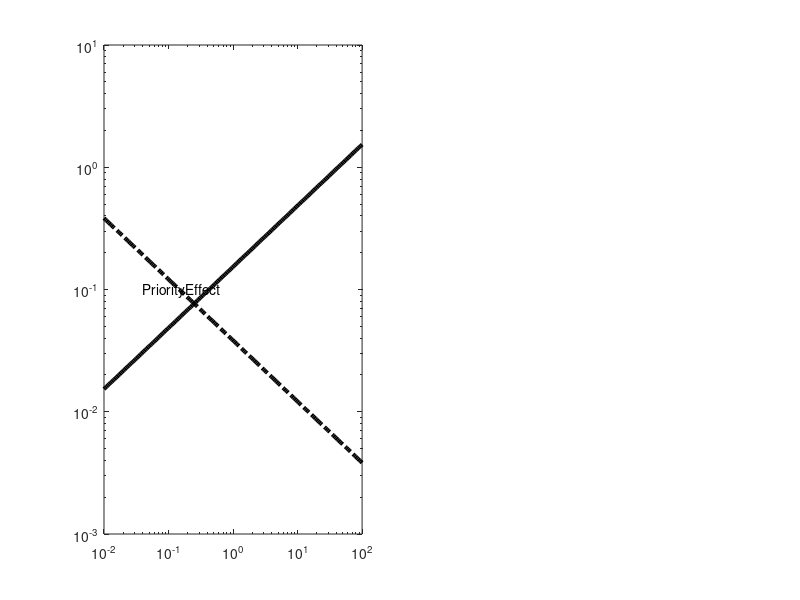

The MATLAB source for this figure: (Note: this script raises an error after producing the figure.)
% This script generates figure 4 of the main text
% The script requires the following functions
%   "viridis.m" <- a color palette function
%   "Litter_Resources_ODE.m" <- function specifying the ODE for the ode solver 

clear
clc

%% Environment Parameters
S = 5;
c = 2;
r = 1;

tsteps = 1000;

%% Species response parameters
Lstar = [0.5,2];
Rstar = [0.5,2];

%% Species effect Parameters
m = 1*[0.1,0.1];
meanv = log(1);
to_value = 2; % Specify the tradeoff value for fig 4b. 
              % This tradeoff value is the ratio of v values, v1/v2. When
              % to_value = 1, there is no tradeoff. Since we assume that
              % L*2 > L*1, species 2 is the better litter competitor and so
              % v1/v2 > 1 implies species 1 effects litter at lot, thereby
              % limiting its own growth rate. This is a stable coexistence
              % configuration. Setting v1/v2 < 1 is more likely to yield
              % priority effects.
a = [3, 3];

%% Solving for extra parameters
w = m./(a.*Rstar);
beta = (S./Rstar - 1)./Lstar;

%% Find the analytical Equilbiria
Req = (beta(2) - beta(1))/(beta(2)/Rstar(1) - beta(1)/Rstar(2));

Leq = (Rstar(2) - Rstar(1))/(beta(1)*Rstar(1) - beta(2)*Rstar(2));

%% Now we plot the size of the coexistence region and the environment vector
% Start off by creating figure 4a of the main text.

% Tradeoffs in vm
to = 10.^(linspace(-2,2,200)); 
% This creates a vector of evenly spaced tradeoff values on the log scale,
% which is appropriate for a ratio.

% Here we just calculate the middle term of the coexistence condition and
% call it the environment vector
env_vec = Leq/(S/Req - 1);

% Specify the values of v for each species given each tradeoff value
% specified above and determine the correspond effect vector for each
% species.
for i = 1:length(to)
    v = exp(meanv + log(to(i))/2*[1,-1]);
    B_vec(i,:) = v.*m.*(1 + beta*Leq)./a;
end

% Plot the effect vectors
figure(1)
subplot(1,2,1)
loglog(to, B_vec(:,1), 'Color', 'black', 'LineWidth', 3)
hold on
loglog(to, B_vec(:,2), '-.', 'Color', 'black', 'LineWidth', 3)
hold off

% Add in labels for the effect vectors and parameter space outcomes
xloc = [0.15, 0.5, 0.5, 0.8];
yloc = [0.5, 0.2, 0.8, 0.5];
txt_String = {['PriorityEffect'], '{\itB}_1 Excludes {\itB}_2',...
    '{\itB}_2 Excludes {\itB}_1',   ['StableCoexistence']};
for i = 1:length(xloc)
    tx = text(xloc(i), yloc(i), txt_String(i), 'Units', 'Normalized');
    tx.FontSize = 20;       tx.FontName = 'Helvetica';
    tx.HorizontalAlignment = 'center';
end

pos_indx = 175;
txB2 = text(to(pos_indx), B_vec(pos_indx,1), '{\itB}_2 Effect Ratio');
txB1 = text(to(pos_indx), B_vec(pos_indx,2), '{\itB}_1 Effect Ratio');
set([txB1,txB2], {'FontSize'}, {20});
set([txB1,txB2], {'FontName'}, {'Helvetica'});
txB1.Rotation = 26;
txB2.Rotation = -26;

% Add axis labels
xlabel('\nu_1/\nu_2'); ylabel('{\itc}/{\itr}'); title('Competitive OUtcomes');
axis([min(to), 0.6*max(to), 0.1*env_vec, max(B_vec,[],'all')]);
ax = gca; ax.FontSize = 30; ax.FontName = 'Helvetica';
ax.YMinorTick = 'off';

% Here we convert the y-axis to be on the scale of c/r. This is justified
% by the fact that the environment vector is constant w.r.t. v1/v2, the
% x-axis. First, we specify the values we want to present and then create
% corrsponding ticks on the y-axis and give them the appropriate labels.
cr_y_axis = 10.^[-1,0,1];
ax.XTick = 10.^(-2:2); ax.YTick = cr_y_axis*env_vec;
ax.XTickLabel = 10.^(-2:2); ax.YTickLabel = cr_y_axis;

SubLabl = text(0,1,'(a)', 'Units', 'Normalized');
SubLabl.FontSize = 40; SubLabl.FontName = 'Helvetica';
SubLabl.HorizontalAlignment = 'right'; SubLabl.VerticalAlignment = 'bottom'; 


%% Gradient Figure
% This creates figure 4b
tsteps = 10000; % Specify that simulations run for this length of time.

% Caclualte values of v and w.
v = exp(meanv + log(to_value)/2*[1,-1]);
w = m./(a.*Rstar);

% Specify gradient of decomposition rate
c = exp(linspace(log(0.01), log(10), 100));
r = 1;

% Loop over decomposition rates
for i = 1:length(c)
    % Set initial conditions [B1(0), B2(0), R(0), L(0)];
    % Plants have initial density 0.01, R(0) = S, and litter is absent
    init_cond = [0.01,0.01,S,0];
        
    % Solve the ODE in Litter_Resources_ODE function
    [T,X] = ode45(@(t,X) Litter_Resources_ODE(t,X,w,a,beta,m,v,S,r,c(i)),...
        [0 tsteps], init_cond);
    i
    % Take the final value to be the equilibrium
    EQ(i,:) = X(end,:);
end

% Plot the output
colors = viridis(4); 
subplot(1,2,2)
p = semilogx(c, EQ);
p(1).Color = colors(2,:); p(2).Color = colors(3,:); 
set(p, {'LineWidth'}, {3}); set(p(3:4), {'Color'}, {'black'});
p(4).LineStyle = '--';
xlabel('Decomposition Rate, {\itc}'); ylabel('Equilibrium Densities');
title('Ecosystem State')

ax = gca; ax.FontSize = 30; ax.FontName = 'Helvetica';
axis([min(c),max(c),0,S])
ax.XTick = 10.^[-3:2]; ax.XTickLabels = 10.^[-3:2];

SubLabl = text(0,1,'(b)', 'Units', 'Normalized');
SubLabl.FontSize = 40; SubLabl.FontName = 'Helvetica';
SubLabl.HorizontalAlignment = 'right'; SubLabl.VerticalAlignment = 'bottom'; 

